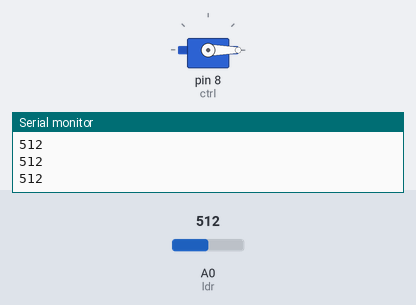
Bench run of a sketch on a simulated Arduino Uno, built with avr-gcc and run on an emulated ATmega328P. On the bench: servo, the last lines printed to the serial monitor. The test bench sets the inputs (shaded band); at power-on: A0 (ldr) = 512.

Above: at 1.2 s.
1.3 s: A0 (ldr) set to 1013
2.8 s: A0 (ldr) set to 1022
At 4.0 s:
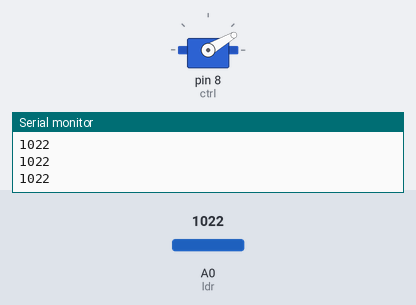
4.3 s: A0 (ldr) set to 900
At 4.7 s:
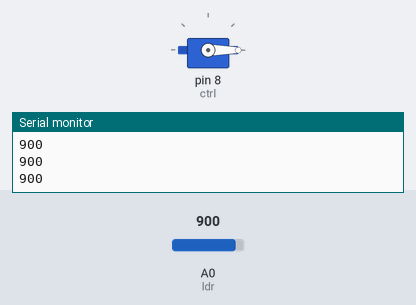
5.8 s: A0 (ldr) set to 1023
At 6.2 s:
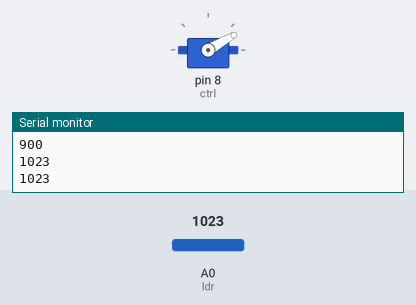
Timing chart, 0 to 8.3 s (numbered marks = the images above; inputs shaded):
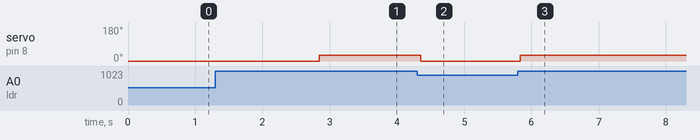

Measured:
- the behaviour switches between 1021 and 1022 on A0 (ldr) (found by bisection; images 0 and 1)
- after the input at 2.8 s, servo on pin 8 (ctrl): 0° → 30° at once
- after the input at 4.3 s, servo on pin 8 (ctrl): 30° → 0° after 0.06 s
- after the input at 5.8 s, servo on pin 8 (ctrl): 0° → 30° at once

The sketch:

GoogleGamePlayer.ino
```cpp
#include <Servo.h>

Servo ctrl;
int ldr = A0;
void setup() {
  // put your setup code here, to run once:

  Serial.begin(9600);
  ctrl.attach(8);

    ctrl.write(0);
  delay(5);
}

 int angle = 0;
void loop() {
  // put your main code here, to run repeatedly:
int val = analogRead(ldr);

  if (val >= 1022){
    delay( 20);
   jump();
    }
    else{
      ctrl.write(0);
      }

Serial.println(val);
delay(50);

}

void jump(){

  ctrl.write(30);
  delay(100);

  }
```
